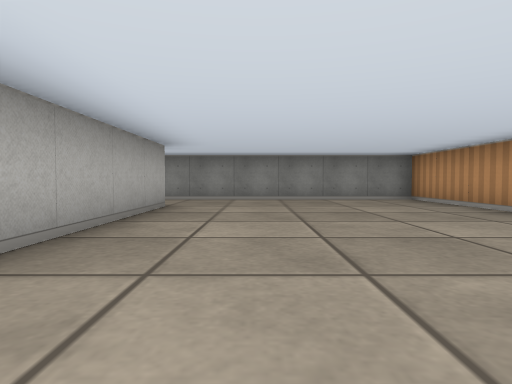
View 1 (above)

18 first-person views from a walk through a cub3D level. The camera is about half as high as the walls, tilts 2° down and sees 75° across. The floor is counted in squares. Each view is taken from the middle of a square. On the plan, view 1 faces up. The plan holds only what a view shows up to about 9 squares ahead; the rest is blank.

View 2
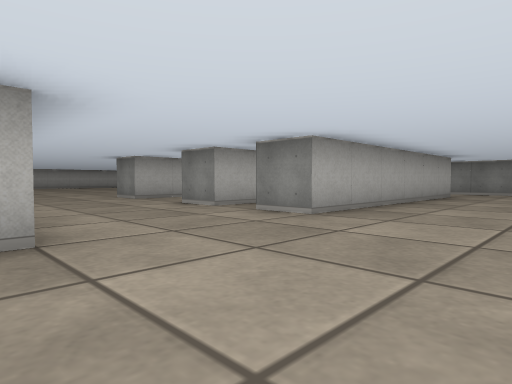

View 3
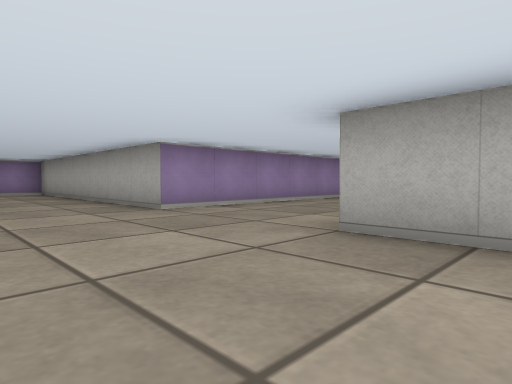

View 4
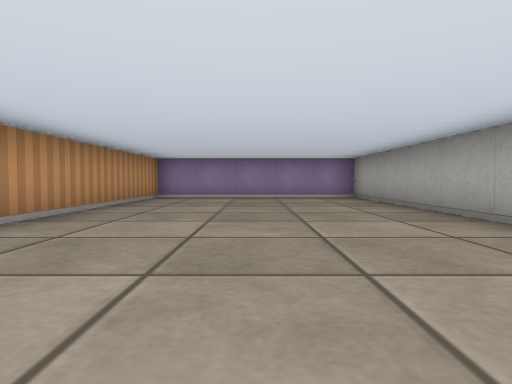

View 5
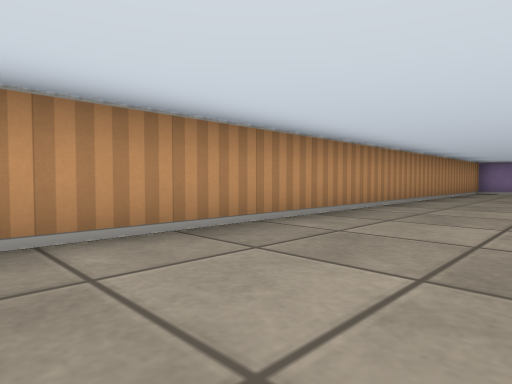

View 6
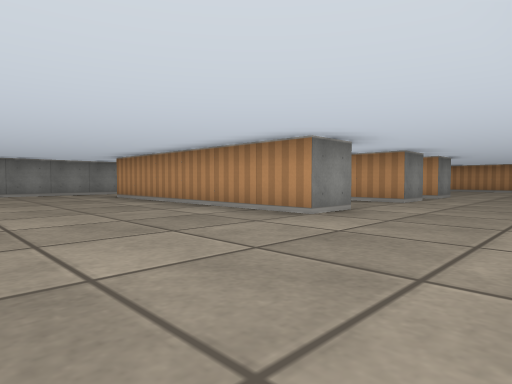

View 7
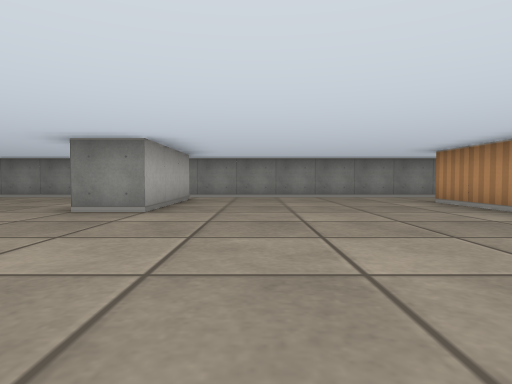

View 8
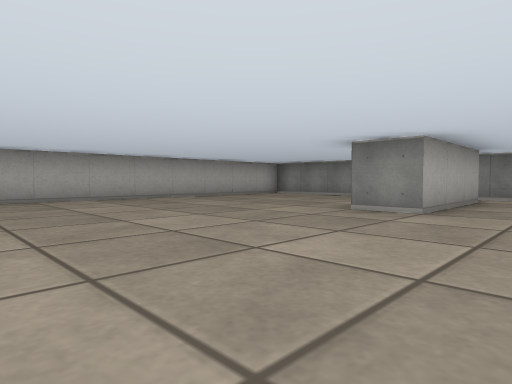

View 9
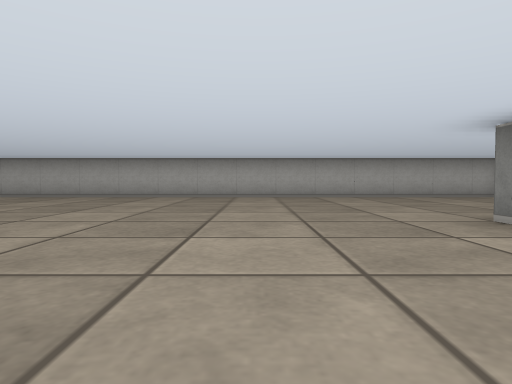

View 10
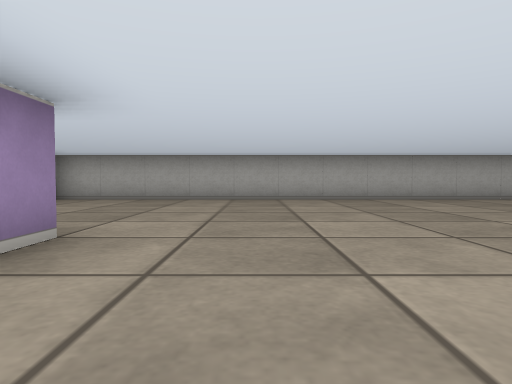

View 11
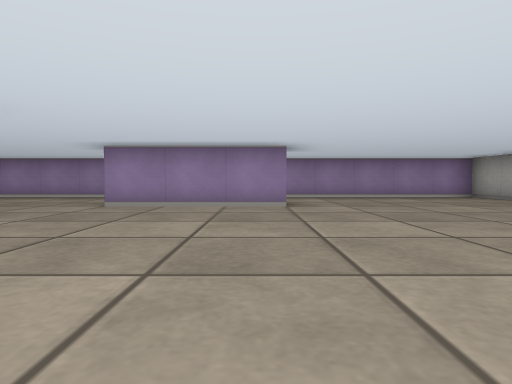

View 12
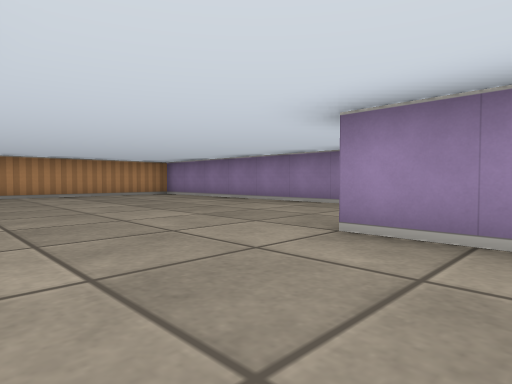

View 13
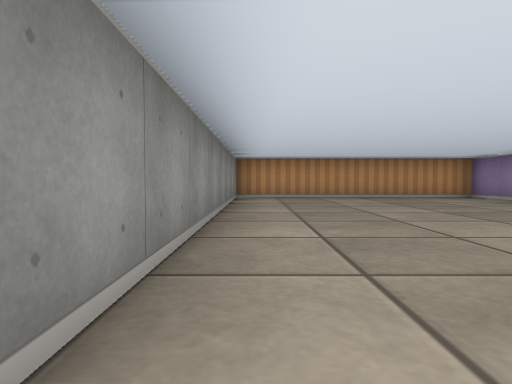

View 14
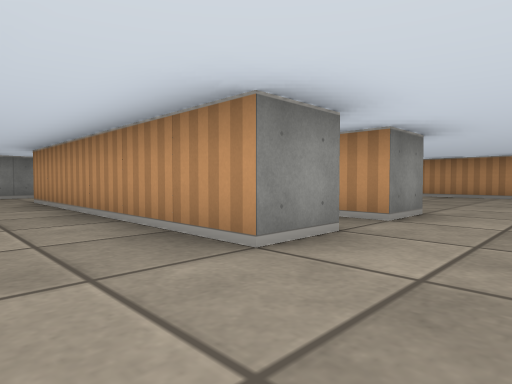

View 15
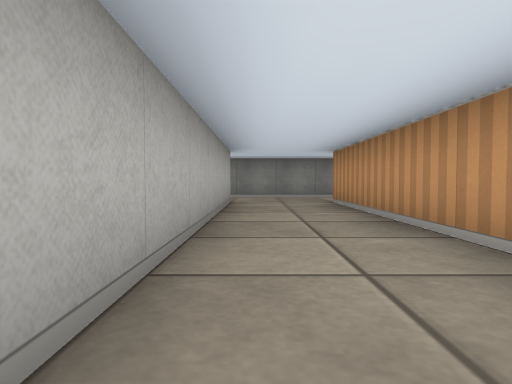

View 16
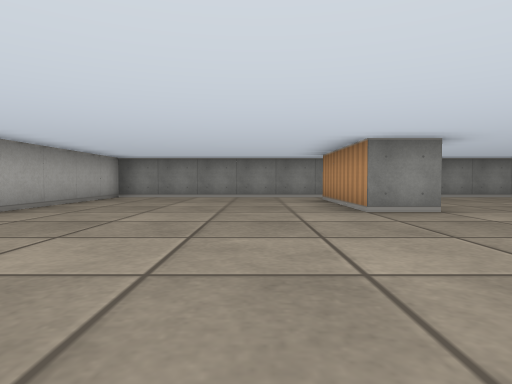

View 17
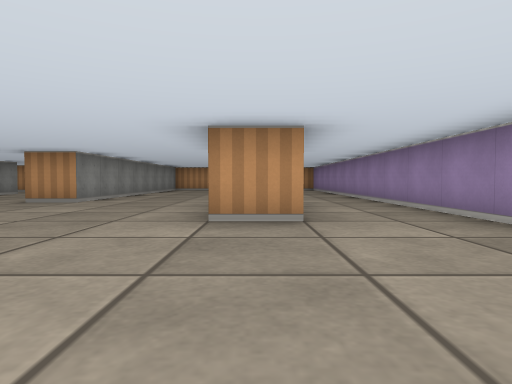

View 18
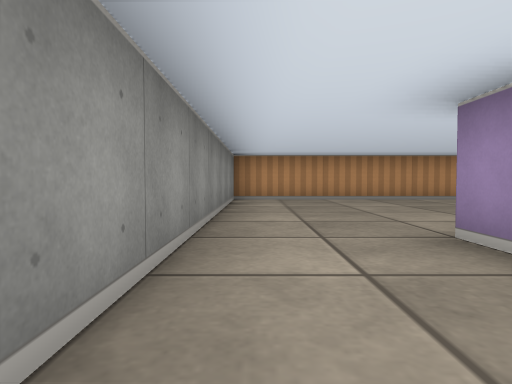

### Floor plan
Points are (right, up) in squares from view 1. A wall is a line through its corners. A room is listed if a view was taken in it or the views show most of it. See-through windows are left out.
Room 1 (views 1, 2, 3, 4, 5, 6, 7, 8, 9, 10, 11, 12, 13, 14, 15, 16, 17, 18)
walls: (-6.5, -3.5) (-1.5, -3.5) (-1.5, -10.5) (3.5, -10.5) (3.5, 7.5) (-18.5, 7.5) (-18.5, -10.5) (-2.5, -10.5) (-2.5, -4.5) (-10.5, -4.5) (-10.5, -3.5); (-3.5, 0.5) (-3.5, -0.5) (-4.5, -0.5) (-4.5, 5.5); (-6.5, 5.5) (-6.5, -0.5) (-7.5, -0.5) (-7.5, 5.5); (-13.5, -8.5) (-13.5, -7.5) (-10.5, -7.5); (-2.1, 5.5) (-1.5, 5.5) (-1.5, -0.5) (-2.5, -0.5) (-2.5, 0.1); (-12.5, 6.6) (-12.5, 3.5) (-13.5, 3.5) (-13.5, 6.5)

Positions as (right, up) in squares from view 1, and headings:
1: (0, 0), facing up
2: (1, -4), facing up-left
3: (1, 1), facing down-left
4: (1, -2), facing down
5: (1, 2), facing down-right
6: (-11, -3), facing up-right
7: (-11, -1), facing up
8: (-11, -1), facing up-left
9: (-10, 1), facing left
10: (-11, -6), facing left
11: (-13, -2), facing down
12: (-12, -5), facing down-right
13: (-11, -5), facing right
14: (-6, -2), facing up-right
15: (-6, -1), facing up
16: (-15, -1), facing up
17: (-17, -8), facing right
18: (-4, 7), facing right
